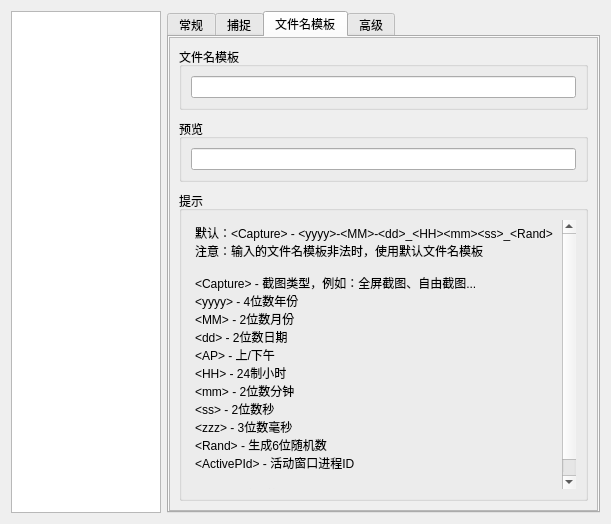
<?xml version="1.0" encoding="UTF-8"?>
<ui version="4.0">
 <class>SettingDialog</class>
 <widget class="QDialog" name="SettingDialog">
  <property name="geometry">
   <rect>
    <x>0</x>
    <y>0</y>
    <width>611</width>
    <height>524</height>
   </rect>
  </property>
  <property name="windowTitle">
   <string>设置</string>
  </property>
  <property name="windowIcon">
   <iconset resource="../res/res.qrc">
    <normaloff>:/image/Setting.svg</normaloff>:/image/Setting.svg</iconset>
  </property>
  <layout class="QHBoxLayout" name="horizontalLayout">
   <item>
    <widget class="QListWidget" name="listWidgetSetting">
     <property name="sizePolicy">
      <sizepolicy hsizetype="Fixed" vsizetype="Expanding">
       <horstretch>0</horstretch>
       <verstretch>0</verstretch>
      </sizepolicy>
     </property>
     <property name="maximumSize">
      <size>
       <width>150</width>
       <height>16777215</height>
      </size>
     </property>
     <property name="iconSize">
      <size>
       <width>32</width>
       <height>32</height>
      </size>
     </property>
    </widget>
   </item>
   <item>
    <widget class="QTabWidget" name="tabWidgetSetting">
     <property name="currentIndex">
      <number>2</number>
     </property>
     <property name="tabBarAutoHide">
      <bool>false</bool>
     </property>
     <widget class="QWidget" name="tabGeneral">
      <attribute name="icon">
       <iconset resource="../res/res.qrc">
        <normaloff>:/image/icon.png</normaloff>:/image/icon.png</iconset>
      </attribute>
      <attribute name="title">
       <string>常规</string>
      </attribute>
      <layout class="QVBoxLayout" name="verticalLayout">
       <property name="leftMargin">
        <number>0</number>
       </property>
       <property name="topMargin">
        <number>0</number>
       </property>
       <property name="rightMargin">
        <number>0</number>
       </property>
       <property name="bottomMargin">
        <number>0</number>
       </property>
       <item>
        <widget class="QScrollArea" name="scrollAreaGeneral">
         <property name="widgetResizable">
          <bool>true</bool>
         </property>
         <widget class="QWidget" name="scrollAreaWidgetContents">
          <property name="geometry">
           <rect>
            <x>0</x>
            <y>0</y>
            <width>431</width>
            <height>474</height>
           </rect>
          </property>
          <layout class="QVBoxLayout" name="verticalLayout_2">
           <property name="spacing">
            <number>9</number>
           </property>
           <property name="leftMargin">
            <number>9</number>
           </property>
           <property name="topMargin">
            <number>9</number>
           </property>
           <property name="rightMargin">
            <number>9</number>
           </property>
           <property name="bottomMargin">
            <number>9</number>
           </property>
           <item>
            <widget class="QCheckBox" name="checkBoxClickCloseToTray">
             <property name="text">
              <string>关闭窗体时最小化到托盘</string>
             </property>
            </widget>
           </item>
           <item>
            <widget class="QCheckBox" name="checkBoxRunWithWindows">
             <property name="toolTip">
              <string>&lt;html&gt;&lt;head/&gt;&lt;body&gt;&lt;p&gt;&lt;span style=&quot; color:#000000;&quot;&gt;由于此功能需要写入注册表，所以当您想删除此软件时，请先取消勾选此项，以免有残留信息留在您的电脑内。&lt;/span&gt;&lt;/p&gt;&lt;/body&gt;&lt;/html&gt;</string>
             </property>
             <property name="text">
              <string>开机启动程序</string>
             </property>
            </widget>
           </item>
           <item>
            <widget class="QWidget" name="widget_5" native="true">
             <layout class="QHBoxLayout" name="horizontalLayout_8">
              <property name="spacing">
               <number>9</number>
              </property>
              <property name="leftMargin">
               <number>0</number>
              </property>
              <property name="topMargin">
               <number>0</number>
              </property>
              <property name="rightMargin">
               <number>0</number>
              </property>
              <property name="bottomMargin">
               <number>0</number>
              </property>
              <item>
               <widget class="QLabel" name="label_8">
                <property name="sizePolicy">
                 <sizepolicy hsizetype="Preferred" vsizetype="Preferred">
                  <horstretch>0</horstretch>
                  <verstretch>0</verstretch>
                 </sizepolicy>
                </property>
                <property name="text">
                 <string>子窗体初始状态</string>
                </property>
               </widget>
              </item>
              <item>
               <widget class="QComboBox" name="comboBoxMdiWindowInitState">
                <property name="sizePolicy">
                 <sizepolicy hsizetype="Expanding" vsizetype="Fixed">
                  <horstretch>0</horstretch>
                  <verstretch>0</verstretch>
                 </sizepolicy>
                </property>
                <property name="font">
                 <font>
                  <family>Arial</family>
                  <pointsize>12</pointsize>
                 </font>
                </property>
                <property name="editable">
                 <bool>false</bool>
                </property>
                <property name="currentText">
                 <string/>
                </property>
               </widget>
              </item>
             </layout>
            </widget>
           </item>
           <item>
            <widget class="QGroupBox" name="groupBox">
             <property name="sizePolicy">
              <sizepolicy hsizetype="Preferred" vsizetype="Fixed">
               <horstretch>0</horstretch>
               <verstretch>0</verstretch>
              </sizepolicy>
             </property>
             <property name="title">
              <string>根据各种截图方式设置</string>
             </property>
             <layout class="QVBoxLayout" name="verticalLayout_3">
              <item>
               <widget class="QComboBox" name="comboBoxSnapType">
                <property name="font">
                 <font>
                  <family>Arial</family>
                  <pointsize>12</pointsize>
                 </font>
                </property>
                <property name="editable">
                 <bool>false</bool>
                </property>
               </widget>
              </item>
              <item>
               <widget class="QWidget" name="widget" native="true">
                <layout class="QHBoxLayout" name="horizontalLayout_2">
                 <property name="spacing">
                  <number>9</number>
                 </property>
                 <property name="leftMargin">
                  <number>0</number>
                 </property>
                 <property name="topMargin">
                  <number>0</number>
                 </property>
                 <property name="rightMargin">
                  <number>0</number>
                 </property>
                 <property name="bottomMargin">
                  <number>0</number>
                 </property>
                 <item>
                  <widget class="QLabel" name="label">
                   <property name="text">
                    <string>截图热键</string>
                   </property>
                  </widget>
                 </item>
                 <item>
                  <widget class="QKeySequenceEdit" name="keySequenceEditHotKey">
                   <property name="font">
                    <font>
                     <family>Arial</family>
                     <pointsize>11</pointsize>
                    </font>
                   </property>
                  </widget>
                 </item>
                 <item>
                  <widget class="QToolButton" name="toolButtonDeleteHotKey">
                   <property name="sizePolicy">
                    <sizepolicy hsizetype="Fixed" vsizetype="Minimum">
                     <horstretch>0</horstretch>
                     <verstretch>0</verstretch>
                    </sizepolicy>
                   </property>
                   <property name="toolTip">
                    <string>清空当前所有热键</string>
                   </property>
                   <property name="icon">
                    <iconset resource="../res/res.qrc">
                     <normaloff>:/image/Delete.svg</normaloff>:/image/Delete.svg</iconset>
                   </property>
                  </widget>
                 </item>
                </layout>
               </widget>
              </item>
              <item>
               <widget class="QGroupBox" name="groupBox">
                <property name="title">
                 <string>截图后（操作可同时执行）</string>
                </property>
                <layout class="QVBoxLayout" name="verticalLayout_9">
                 <item>
                  <widget class="QCheckBox" name="cbManualSaveAfterShot">
                   <property name="text">
                    <string>弹出保存对话框手动保存</string>
                   </property>
                  </widget>
                 </item>
                 <item>
                  <widget class="QCheckBox" name="cbAutoSaveAfterShot">
                   <property name="text">
                    <string>自动保存到下列目录</string>
                   </property>
                  </widget>
                 </item>
                 <item>
                  <widget class="QWidget" name="widget_2" native="true">
                   <layout class="QHBoxLayout" name="horizontalLayout_3">
                    <property name="spacing">
                     <number>9</number>
                    </property>
                    <property name="leftMargin">
                     <number>0</number>
                    </property>
                    <property name="topMargin">
                     <number>0</number>
                    </property>
                    <property name="rightMargin">
                     <number>0</number>
                    </property>
                    <property name="bottomMargin">
                     <number>0</number>
                    </property>
                    <item>
                     <widget class="QLabel" name="label_2">
                      <property name="text">
                       <string>路径</string>
                      </property>
                     </widget>
                    </item>
                    <item>
                     <widget class="QLineEdit" name="lineEditAutoSavePath">
                      <property name="font">
                       <font>
                        <family>Arial</family>
                        <pointsize>11</pointsize>
                       </font>
                      </property>
                     </widget>
                    </item>
                    <item>
                     <widget class="QToolButton" name="toolButtonAutoSavePath">
                      <property name="sizePolicy">
                       <sizepolicy hsizetype="Fixed" vsizetype="Minimum">
                        <horstretch>0</horstretch>
                        <verstretch>0</verstretch>
                       </sizepolicy>
                      </property>
                      <property name="text">
                       <string>...</string>
                      </property>
                     </widget>
                    </item>
                   </layout>
                  </widget>
                 </item>
                 <item>
                  <widget class="QWidget" name="widget_3" native="true">
                   <layout class="QHBoxLayout" name="horizontalLayout_4">
                    <property name="spacing">
                     <number>9</number>
                    </property>
                    <property name="leftMargin">
                     <number>0</number>
                    </property>
                    <property name="topMargin">
                     <number>0</number>
                    </property>
                    <property name="rightMargin">
                     <number>0</number>
                    </property>
                    <property name="bottomMargin">
                     <number>0</number>
                    </property>
                    <item>
                     <widget class="QLabel" name="label_4">
                      <property name="sizePolicy">
                       <sizepolicy hsizetype="Preferred" vsizetype="Preferred">
                        <horstretch>0</horstretch>
                        <verstretch>0</verstretch>
                       </sizepolicy>
                      </property>
                      <property name="text">
                       <string>自动保存图片格式</string>
                      </property>
                     </widget>
                    </item>
                    <item>
                     <widget class="QComboBox" name="comboBoxAutoSaveExtName">
                      <property name="sizePolicy">
                       <sizepolicy hsizetype="Expanding" vsizetype="Fixed">
                        <horstretch>0</horstretch>
                        <verstretch>0</verstretch>
                       </sizepolicy>
                      </property>
                      <property name="font">
                       <font>
                        <family>Arial</family>
                        <pointsize>12</pointsize>
                       </font>
                      </property>
                      <property name="editable">
                       <bool>false</bool>
                      </property>
                     </widget>
                    </item>
                   </layout>
                  </widget>
                 </item>
                </layout>
               </widget>
              </item>
              <item>
               <widget class="QLabel" name="labelWaitTime">
                <property name="text">
                 <string>截图前等待时间</string>
                </property>
               </widget>
              </item>
              <item>
               <widget class="QSlider" name="horizontalSliderWaitTime">
                <property name="minimum">
                 <number>0</number>
                </property>
                <property name="maximum">
                 <number>20</number>
                </property>
                <property name="pageStep">
                 <number>1</number>
                </property>
                <property name="value">
                 <number>0</number>
                </property>
                <property name="tracking">
                 <bool>true</bool>
                </property>
                <property name="orientation">
                 <enum>Qt::Horizontal</enum>
                </property>
                <property name="invertedAppearance">
                 <bool>false</bool>
                </property>
                <property name="invertedControls">
                 <bool>false</bool>
                </property>
                <property name="tickPosition">
                 <enum>QSlider::TicksBelow</enum>
                </property>
                <property name="tickInterval">
                 <number>1</number>
                </property>
               </widget>
              </item>
             </layout>
            </widget>
           </item>
           <item>
            <widget class="QWidget" name="widget_4" native="true">
             <layout class="QHBoxLayout" name="horizontalLayout_5">
              <property name="spacing">
               <number>9</number>
              </property>
              <property name="leftMargin">
               <number>0</number>
              </property>
              <property name="topMargin">
               <number>0</number>
              </property>
              <property name="rightMargin">
               <number>0</number>
              </property>
              <property name="bottomMargin">
               <number>0</number>
              </property>
              <item>
               <widget class="QLabel" name="label_6">
                <property name="text">
                 <string>主题文件</string>
                </property>
               </widget>
              </item>
              <item>
               <widget class="QLineEdit" name="lineEditQssPath">
                <property name="font">
                 <font>
                  <family>Arial</family>
                  <pointsize>11</pointsize>
                 </font>
                </property>
               </widget>
              </item>
              <item>
               <widget class="QToolButton" name="toolButtonQssPath">
                <property name="sizePolicy">
                 <sizepolicy hsizetype="Fixed" vsizetype="Minimum">
                  <horstretch>0</horstretch>
                  <verstretch>0</verstretch>
                 </sizepolicy>
                </property>
                <property name="text">
                 <string>...</string>
                </property>
               </widget>
              </item>
             </layout>
            </widget>
           </item>
           <item>
            <spacer name="verticalSpacer">
             <property name="orientation">
              <enum>Qt::Vertical</enum>
             </property>
             <property name="sizeHint" stdset="0">
              <size>
               <width>20</width>
               <height>40</height>
              </size>
             </property>
            </spacer>
           </item>
          </layout>
         </widget>
        </widget>
       </item>
      </layout>
     </widget>
     <widget class="QWidget" name="tabSnap">
      <attribute name="icon">
       <iconset resource="../res/res.qrc">
        <normaloff>:/image/ActiveWindow.png</normaloff>:/image/ActiveWindow.png</iconset>
      </attribute>
      <attribute name="title">
       <string>捕捉</string>
      </attribute>
      <layout class="QVBoxLayout" name="verticalLayout_6">
       <property name="leftMargin">
        <number>0</number>
       </property>
       <property name="topMargin">
        <number>0</number>
       </property>
       <property name="rightMargin">
        <number>0</number>
       </property>
       <property name="bottomMargin">
        <number>0</number>
       </property>
       <item>
        <widget class="QScrollArea" name="scrollAreaGeneral_2">
         <property name="widgetResizable">
          <bool>true</bool>
         </property>
         <widget class="QWidget" name="scrollAreaWidgetContents_2">
          <property name="geometry">
           <rect>
            <x>0</x>
            <y>0</y>
            <width>431</width>
            <height>474</height>
           </rect>
          </property>
          <layout class="QVBoxLayout" name="verticalLayout_4">
           <property name="spacing">
            <number>9</number>
           </property>
           <property name="leftMargin">
            <number>9</number>
           </property>
           <property name="topMargin">
            <number>9</number>
           </property>
           <property name="rightMargin">
            <number>9</number>
           </property>
           <property name="bottomMargin">
            <number>9</number>
           </property>
           <item>
            <widget class="QCheckBox" name="checkBoxIncludeCursor">
             <property name="text">
              <string>截取光标</string>
             </property>
            </widget>
           </item>
           <item>
            <widget class="QCheckBox" name="checkBoxHotKeyNoWait">
             <property name="text">
              <string>热键截图时不等待时间</string>
             </property>
            </widget>
           </item>
           <item>
            <widget class="QCheckBox" name="checkBoxFreeSnapReleaseMouseCapture">
             <property name="text">
              <string>自由截图时松开鼠标自动捕捉</string>
             </property>
            </widget>
           </item>
           <item>
            <widget class="QCheckBox" name="checkBoxCopyToClipBoardAfterSnap">
             <property name="text">
              <string>截图后立即复制到剪贴板</string>
             </property>
            </widget>
           </item>
           <item>
            <widget class="QCheckBox" name="checkBoxNoBorder">
             <property name="text">
              <string>不截取窗体边框</string>
             </property>
            </widget>
           </item>
           <item>
            <widget class="QCheckBox" name="checkBoxPlaySound">
             <property name="text">
              <string>截图时播放提示音</string>
             </property>
            </widget>
           </item>
           <item>
            <widget class="QGroupBox" name="groupBox_2">
             <property name="sizePolicy">
              <sizepolicy hsizetype="Preferred" vsizetype="Fixed">
               <horstretch>0</horstretch>
               <verstretch>0</verstretch>
              </sizepolicy>
             </property>
             <property name="title">
              <string>截图方式</string>
             </property>
             <layout class="QVBoxLayout" name="verticalLayout_5">
              <item>
               <widget class="QComboBox" name="comboBoxSnapMethod">
                <property name="font">
                 <font>
                  <family>Arial</family>
                  <pointsize>12</pointsize>
                 </font>
                </property>
                <property name="editable">
                 <bool>false</bool>
                </property>
               </widget>
              </item>
             </layout>
            </widget>
           </item>
           <item>
            <spacer name="verticalSpacer_2">
             <property name="orientation">
              <enum>Qt::Vertical</enum>
             </property>
             <property name="sizeHint" stdset="0">
              <size>
               <width>20</width>
               <height>40</height>
              </size>
             </property>
            </spacer>
           </item>
          </layout>
         </widget>
        </widget>
       </item>
      </layout>
     </widget>
     <widget class="QWidget" name="tabFileName">
      <attribute name="icon">
       <iconset resource="../res/res.qrc">
        <normaloff>:/image/File.svg</normaloff>:/image/File.svg</iconset>
      </attribute>
      <attribute name="title">
       <string>文件名模板</string>
      </attribute>
      <layout class="QHBoxLayout" name="horizontalLayout_7">
       <property name="leftMargin">
        <number>0</number>
       </property>
       <property name="topMargin">
        <number>0</number>
       </property>
       <property name="rightMargin">
        <number>0</number>
       </property>
       <property name="bottomMargin">
        <number>0</number>
       </property>
       <item>
        <widget class="QScrollArea" name="scrollAreaGeneral_4">
         <property name="widgetResizable">
          <bool>true</bool>
         </property>
         <widget class="QWidget" name="scrollAreaWidgetContents_4">
          <property name="geometry">
           <rect>
            <x>0</x>
            <y>0</y>
            <width>431</width>
            <height>474</height>
           </rect>
          </property>
          <layout class="QVBoxLayout" name="verticalLayout_8">
           <property name="spacing">
            <number>9</number>
           </property>
           <property name="leftMargin">
            <number>9</number>
           </property>
           <property name="topMargin">
            <number>9</number>
           </property>
           <property name="rightMargin">
            <number>9</number>
           </property>
           <property name="bottomMargin">
            <number>9</number>
           </property>
           <item>
            <widget class="QGroupBox" name="groupBox_2">
             <property name="title">
              <string>文件名模板</string>
             </property>
             <layout class="QVBoxLayout" name="verticalLayout_10">
              <item>
               <widget class="QLineEdit" name="lineEditFileNameTemplate"/>
              </item>
             </layout>
            </widget>
           </item>
           <item>
            <widget class="QGroupBox" name="groupBox_3">
             <property name="title">
              <string>预览</string>
             </property>
             <layout class="QVBoxLayout" name="verticalLayout_11">
              <item>
               <widget class="QLineEdit" name="lineEditFileNamePreview">
                <property name="frame">
                 <bool>true</bool>
                </property>
                <property name="readOnly">
                 <bool>true</bool>
                </property>
               </widget>
              </item>
             </layout>
            </widget>
           </item>
           <item>
            <widget class="QGroupBox" name="groupBox_4">
             <property name="title">
              <string>提示</string>
             </property>
             <layout class="QVBoxLayout" name="verticalLayout_12">
              <item>
               <widget class="QTextEdit" name="textEdit">
                <property name="styleSheet">
                 <string notr="true">QTextEdit {
	background-color: transparent;
}</string>
                </property>
                <property name="frameShape">
                 <enum>QFrame::NoFrame</enum>
                </property>
                <property name="frameShadow">
                 <enum>QFrame::Sunken</enum>
                </property>
                <property name="readOnly">
                 <bool>true</bool>
                </property>
                <property name="html">
                 <string>&lt;!DOCTYPE HTML PUBLIC &quot;-//W3C//DTD HTML 4.0//EN&quot; &quot;http://www.w3.org/TR/REC-html40/strict.dtd&quot;&gt;
&lt;html&gt;&lt;head&gt;&lt;meta name=&quot;qrichtext&quot; content=&quot;1&quot; /&gt;&lt;meta charset=&quot;utf-8&quot; /&gt;&lt;style type=&quot;text/css&quot;&gt;
p, li { white-space: pre-wrap; }
hr { height: 1px; border-width: 0; }
li.unchecked::marker { content: &quot;\2610&quot;; }
li.checked::marker { content: &quot;\2612&quot;; }
&lt;/style&gt;&lt;/head&gt;&lt;body style=&quot; font-family:'Microsoft YaHei UI'; font-size:9pt; font-weight:400; font-style:normal;&quot;&gt;
&lt;p style=&quot; margin-top:0px; margin-bottom:0px; margin-left:0px; margin-right:0px; -qt-block-indent:0; text-indent:0px;&quot;&gt;&lt;span style=&quot; font-family:'SimSun';&quot;&gt;默认：&amp;lt;Capture&amp;gt; - &amp;lt;yyyy&amp;gt;-&amp;lt;MM&amp;gt;-&amp;lt;dd&amp;gt;_&amp;lt;HH&amp;gt;&amp;lt;mm&amp;gt;&amp;lt;ss&amp;gt;_&amp;lt;Rand&amp;gt;&lt;/span&gt;&lt;/p&gt;
&lt;p style=&quot; margin-top:0px; margin-bottom:0px; margin-left:0px; margin-right:0px; -qt-block-indent:0; text-indent:0px;&quot;&gt;&lt;span style=&quot; font-family:'SimSun';&quot;&gt;注意：输入的文件名模板非法时，使用默认文件名模板&lt;/span&gt;&lt;/p&gt;
&lt;p style=&quot;-qt-paragraph-type:empty; margin-top:0px; margin-bottom:0px; margin-left:0px; margin-right:0px; -qt-block-indent:0; text-indent:0px; font-family:'SimSun';&quot;&gt;&lt;br /&gt;&lt;/p&gt;
&lt;p style=&quot; margin-top:0px; margin-bottom:0px; margin-left:0px; margin-right:0px; -qt-block-indent:0; text-indent:0px;&quot;&gt;&lt;span style=&quot; font-family:'SimSun';&quot;&gt;&amp;lt;Capture&amp;gt; - 截图类型，例如：全屏截图、自由截图...&lt;/span&gt;&lt;/p&gt;
&lt;p style=&quot; margin-top:0px; margin-bottom:0px; margin-left:0px; margin-right:0px; -qt-block-indent:0; text-indent:0px;&quot;&gt;&lt;span style=&quot; font-family:'SimSun';&quot;&gt;&amp;lt;yyyy&amp;gt; - 4位数年份&lt;/span&gt;&lt;/p&gt;
&lt;p style=&quot; margin-top:0px; margin-bottom:0px; margin-left:0px; margin-right:0px; -qt-block-indent:0; text-indent:0px;&quot;&gt;&lt;span style=&quot; font-family:'SimSun';&quot;&gt;&amp;lt;MM&amp;gt; - 2位数月份&lt;/span&gt;&lt;/p&gt;
&lt;p style=&quot; margin-top:0px; margin-bottom:0px; margin-left:0px; margin-right:0px; -qt-block-indent:0; text-indent:0px;&quot;&gt;&lt;span style=&quot; font-family:'SimSun';&quot;&gt;&amp;lt;dd&amp;gt; - 2位数日期&lt;/span&gt;&lt;/p&gt;
&lt;p style=&quot; margin-top:0px; margin-bottom:0px; margin-left:0px; margin-right:0px; -qt-block-indent:0; text-indent:0px;&quot;&gt;&lt;span style=&quot; font-family:'SimSun';&quot;&gt;&amp;lt;AP&amp;gt; - 上/下午&lt;/span&gt;&lt;/p&gt;
&lt;p style=&quot; margin-top:0px; margin-bottom:0px; margin-left:0px; margin-right:0px; -qt-block-indent:0; text-indent:0px;&quot;&gt;&lt;span style=&quot; font-family:'SimSun';&quot;&gt;&amp;lt;HH&amp;gt; - 24制小时&lt;/span&gt;&lt;/p&gt;
&lt;p style=&quot; margin-top:0px; margin-bottom:0px; margin-left:0px; margin-right:0px; -qt-block-indent:0; text-indent:0px;&quot;&gt;&lt;span style=&quot; font-family:'SimSun';&quot;&gt;&amp;lt;mm&amp;gt; - 2位数分钟&lt;/span&gt;&lt;/p&gt;
&lt;p style=&quot; margin-top:0px; margin-bottom:0px; margin-left:0px; margin-right:0px; -qt-block-indent:0; text-indent:0px;&quot;&gt;&lt;span style=&quot; font-family:'SimSun';&quot;&gt;&amp;lt;ss&amp;gt; - 2位数秒&lt;/span&gt;&lt;/p&gt;
&lt;p style=&quot; margin-top:0px; margin-bottom:0px; margin-left:0px; margin-right:0px; -qt-block-indent:0; text-indent:0px;&quot;&gt;&lt;span style=&quot; font-family:'SimSun';&quot;&gt;&amp;lt;zzz&amp;gt; - 3位数毫秒&lt;/span&gt;&lt;/p&gt;
&lt;p style=&quot; margin-top:0px; margin-bottom:0px; margin-left:0px; margin-right:0px; -qt-block-indent:0; text-indent:0px;&quot;&gt;&lt;span style=&quot; font-family:'SimSun';&quot;&gt;&amp;lt;Rand&amp;gt; - 生成6位随机数&lt;/span&gt;&lt;/p&gt;
&lt;p style=&quot; margin-top:0px; margin-bottom:0px; margin-left:0px; margin-right:0px; -qt-block-indent:0; text-indent:0px;&quot;&gt;&lt;span style=&quot; font-family:'SimSun';&quot;&gt;&amp;lt;ActivePId&amp;gt; - 活动窗口进程ID&lt;/span&gt;&lt;/p&gt;
&lt;p style=&quot;-qt-paragraph-type:empty; margin-top:0px; margin-bottom:0px; margin-left:0px; margin-right:0px; -qt-block-indent:0; text-indent:0px; font-family:'SimSun';&quot;&gt;&lt;br /&gt;&lt;/p&gt;
&lt;p style=&quot; margin-top:0px; margin-bottom:0px; margin-left:0px; margin-right:0px; -qt-block-indent:0; text-indent:0px;&quot;&gt;&lt;span style=&quot; font-family:'SimSun';&quot;&gt;禁止包含的字符：\ / : * ? &amp;quot; |&lt;/span&gt;&lt;/p&gt;&lt;/body&gt;&lt;/html&gt;</string>
                </property>
               </widget>
              </item>
             </layout>
            </widget>
           </item>
          </layout>
         </widget>
        </widget>
       </item>
      </layout>
     </widget>
     <widget class="QWidget" name="tabAdvanced">
      <attribute name="icon">
       <iconset resource="../res/res.qrc">
        <normaloff>:/image/Setting.svg</normaloff>:/image/Setting.svg</iconset>
      </attribute>
      <attribute name="title">
       <string>高级</string>
      </attribute>
      <layout class="QHBoxLayout" name="horizontalLayout_6">
       <property name="leftMargin">
        <number>0</number>
       </property>
       <property name="topMargin">
        <number>0</number>
       </property>
       <property name="rightMargin">
        <number>0</number>
       </property>
       <property name="bottomMargin">
        <number>0</number>
       </property>
       <item>
        <widget class="QScrollArea" name="scrollAreaGeneral_3">
         <property name="widgetResizable">
          <bool>true</bool>
         </property>
         <widget class="QWidget" name="scrollAreaWidgetContents_3">
          <property name="geometry">
           <rect>
            <x>0</x>
            <y>0</y>
            <width>431</width>
            <height>474</height>
           </rect>
          </property>
          <layout class="QVBoxLayout" name="verticalLayout_7">
           <property name="spacing">
            <number>9</number>
           </property>
           <property name="leftMargin">
            <number>9</number>
           </property>
           <property name="topMargin">
            <number>9</number>
           </property>
           <property name="rightMargin">
            <number>9</number>
           </property>
           <property name="bottomMargin">
            <number>9</number>
           </property>
           <item>
            <widget class="QGroupBox" name="groupBox_6">
             <property name="title">
              <string>存储图像质量（-1 表示使用默认配置）</string>
             </property>
             <layout class="QVBoxLayout">
              <item>
               <widget class="QSpinBox" name="spinBoxImageQuality">
                <property name="minimum">
                 <number>-1</number>
                </property>
                <property name="maximum">
                 <number>100</number>
                </property>
               </widget>
              </item>
             </layout>
            </widget>
           </item>
           <item>
            <widget class="QPushButton" name="pushButtonOpenConfigFile">
             <property name="text">
              <string>打开配置文件...</string>
             </property>
            </widget>
           </item>
           <item>
            <spacer name="verticalSpacer_3">
             <property name="orientation">
              <enum>Qt::Vertical</enum>
             </property>
             <property name="sizeHint" stdset="0">
              <size>
               <width>20</width>
               <height>40</height>
              </size>
             </property>
            </spacer>
           </item>
          </layout>
         </widget>
        </widget>
       </item>
      </layout>
     </widget>
    </widget>
   </item>
  </layout>
 </widget>
 <resources>
  <include location="../res/res.qrc"/>
 </resources>
 <connections/>
</ui>
